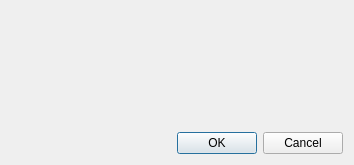
<?xml version="1.0" encoding="UTF-8"?>
<ui version="4.0">
 <class>SaveChanges</class>
 <widget class="QDialog" name="SaveChanges">
  <property name="geometry">
   <rect>
    <x>0</x>
    <y>0</y>
    <width>354</width>
    <height>165</height>
   </rect>
  </property>
  <property name="windowTitle">
   <string>Dialog</string>
  </property>
  <layout class="QVBoxLayout" name="verticalLayout">
   <item>
    <widget class="QLabel" name="label">
     <property name="text">
      <string/>
     </property>
    </widget>
   </item>
   <item>
    <widget class="QDialogButtonBox" name="buttonBox">
     <property name="orientation">
      <enum>Qt::Horizontal</enum>
     </property>
     <property name="standardButtons">
      <set>QDialogButtonBox::Cancel|QDialogButtonBox::Ok</set>
     </property>
    </widget>
   </item>
  </layout>
 </widget>
 <resources/>
 <connections>
  <connection>
   <sender>buttonBox</sender>
   <signal>accepted()</signal>
   <receiver>SaveChanges</receiver>
   <slot>accept()</slot>
   <hints>
    <hint type="sourcelabel">
     <x>248</x>
     <y>254</y>
    </hint>
    <hint type="destinationlabel">
     <x>157</x>
     <y>274</y>
    </hint>
   </hints>
  </connection>
  <connection>
   <sender>buttonBox</sender>
   <signal>rejected()</signal>
   <receiver>SaveChanges</receiver>
   <slot>reject()</slot>
   <hints>
    <hint type="sourcelabel">
     <x>316</x>
     <y>260</y>
    </hint>
    <hint type="destinationlabel">
     <x>286</x>
     <y>274</y>
    </hint>
   </hints>
  </connection>
 </connections>
</ui>
